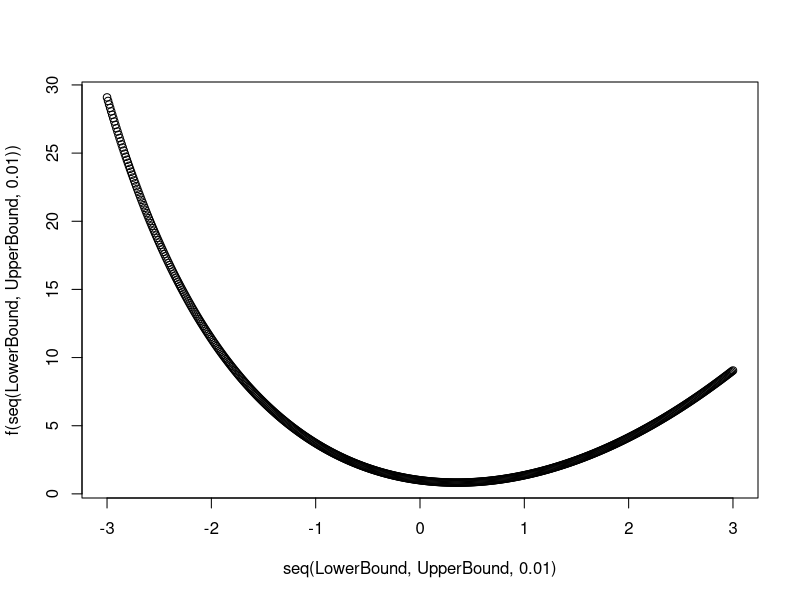

Write R code to recreate this figure.

#Bisection Method

#Remove List
rm(list=ls())

#Defining minimization function

f = function(x)
{
  exp(-x) + (x)^2
}

f(-3)

#Set Input here

LowerBound= -3
UpperBound=3
Limit=10^-8

#Initial Values
MidPoint=(UpperBound+LowerBound)/2

#Plot the graph

plot(seq(LowerBound,UpperBound,0.01),f(seq(LowerBound,UpperBound,0.01)))

#Reset Iteration Counter
Iterations=1

while ((UpperBound-LowerBound)> Limit)
{
  if ((f(MidPoint)-f(LowerBound))/(MidPoint-LowerBound) <0)
  {
    LowerBound=MidPoint
    UpperBound= UpperBound
    MidPoint=(UpperBound+LowerBound)/2
  } else
  {
    LowerBound=LowerBound
    UpperBound=MidPoint
    MidPoint=(UpperBound+LowerBound)/2
  }
  
  Iterations=Iterations+1
  
}

#Final estimate
EstimatedMinimum=(LowerBound+UpperBound)/2

#Prints out the results

cat("The minimum will be found at",EstimatedMinimum, "after",Iterations, "iterations.")

#Solution: The minimum will be found at 0.375 after 31 iterations.

